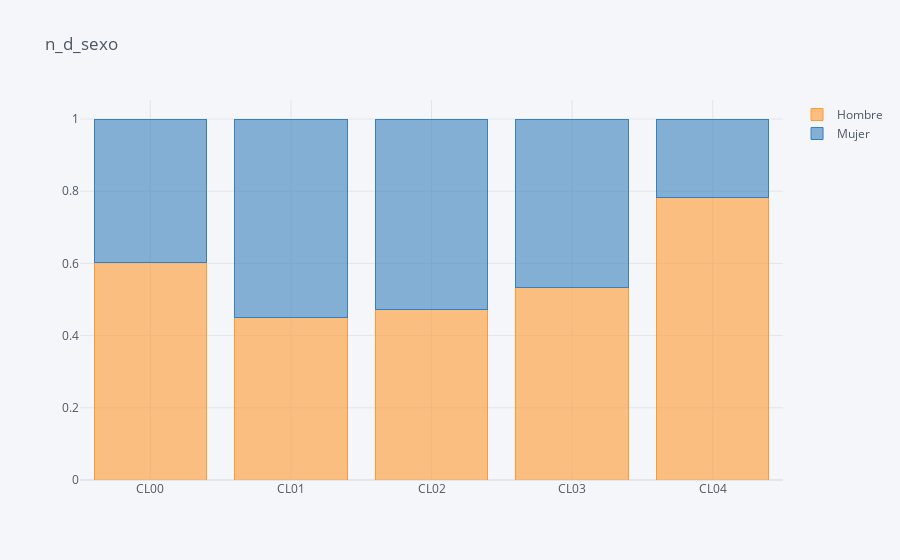

The code cell stored with this chart in its notebook:
### Markdown cell above
### Discreto

### Code cell
for v in varn:
    aux = df[[v, cl]].assign(n=1).pivot_table(
        index=v, columns=cl, values='n', aggfunc='sum', fill_value=0)
    aux/=aux.sum()
    aux.T.iplot(kind='bar', barmode='stack', title=v)

### Figure 1 — Plotly figure (JSON) as saved in the notebook; plotly's stock layout.template omitted (floating-point values rounded to 4 significant figures)
{"data": [{"marker": {"color": "rgba(255, 153, 51, 0.6)", "line": {"color": "rgba(255, 153, 51, 1.0)", "width": 1}}, "name": "Hombre", "orientation": "v", "text": "", "type": "bar", "x": ["CL00", "CL01", "CL02", "CL03", "CL04"], "y": [0.6014, 0.4493, 0.4715, 0.5345, 0.7812]}, {"marker": {"color": "rgba(55, 128, 191, 0.6)", "line": {"color": "rgba(55, 128, 191, 1.0)", "width": 1}}, "name": "Mujer", "orientation": "v", "text": "", "type": "bar", "x": ["CL00", "CL01", "CL02", "CL03", "CL04"], "y": [0.3986, 0.5507, 0.5285, 0.4655, 0.2188]}], "layout": {"barmode": "stack", "legend": {"bgcolor": "#F5F6F9", "font": {"color": "#4D5663"}, "traceorder": "normal"}, "paper_bgcolor": "#F5F6F9", "plot_bgcolor": "#F5F6F9", "title": {"font": {"color": "#4D5663"}, "text": "n_d_sexo"}, "xaxis": {"gridcolor": "#E1E5ED", "showgrid": true, "tickfont": {"color": "#4D5663"}, "title": {"font": {"color": "#4D5663"}, "text": ""}, "zerolinecolor": "#E1E5ED"}, "yaxis": {"gridcolor": "#E1E5ED", "showgrid": true, "tickfont": {"color": "#4D5663"}, "title": {"font": {"color": "#4D5663"}, "text": ""}, "zerolinecolor": "#E1E5ED"}}}
